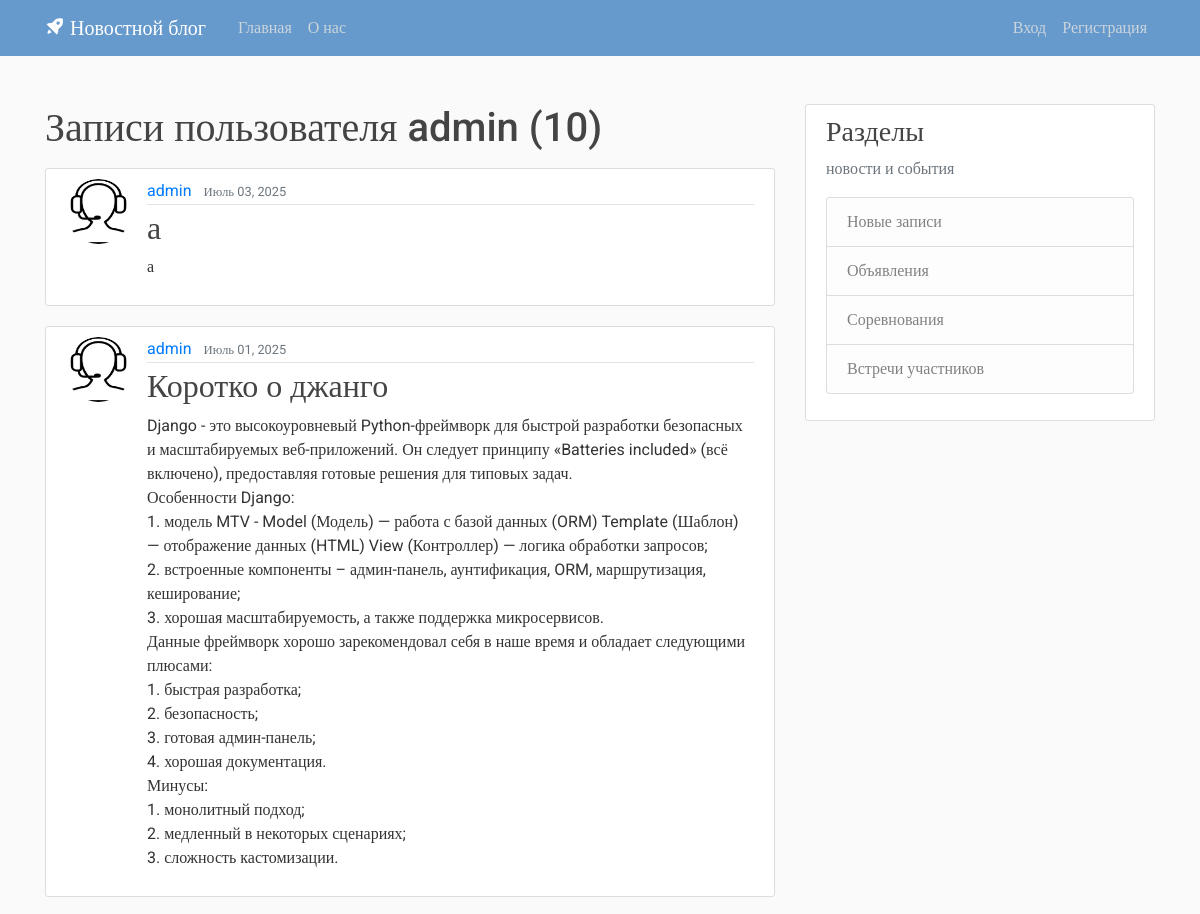
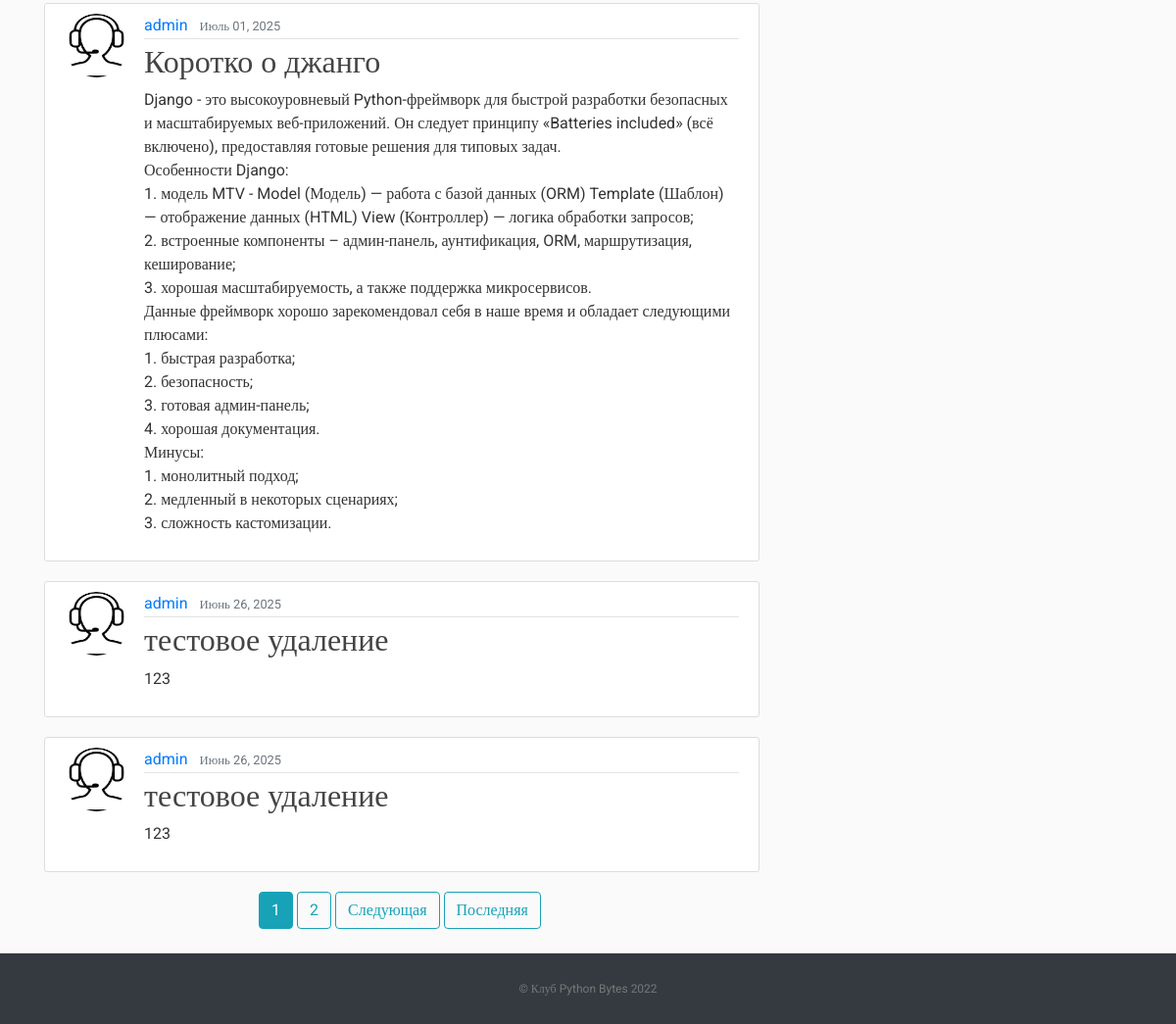
Screenshot of /user/admin with the database file from the repository (2 pictures, top to bottom).
### blog/models.py (models this page shows, shortened)
class Post(models.Model):
    title = models.CharField(max_length=100)
    content = models.TextField()
    date_posted = models.DateTimeField(default=timezone.now)
    author = models.ForeignKey(User, on_delete=models.CASCADE)

### users/models.py (models this page shows, shortened)
class Profile(models.Model):
    user = models.OneToOneField(User, on_delete=models.CASCADE)
    image = models.ImageField(default='default.jpg', upload_to='profile_pics')

### blog/views.py (the view)
# urls.py: path('user/<str:username>', UserPostListView.as_view(), name='user-posts'),
class UserPostListView(ListView):
    model = Post
    template_name = 'blog/user_posts.html'
    context_object_name = 'posts'
    paginate_by = 5
    def get_queryset(self):
        user = get_object_or_404(User, username=self.kwargs.get('username'))
        return Post.objects.filter(author=user).order_by('-date_posted')

### blog/templates/blog/user_posts.html (shortened to what this page needs)
{% extends "blog/base.html" %}
{% block content %}
    <h1 class="mb-3">Записи пользователя {{ view.kwargs.username }} ({{ page_obj.paginator.count }})</h1>
    {% for post in posts %}
        <article class="media content-section">
          <img class="rounded-circle article-img" src="{{ post.author.profile.image.url }}">
          <div class="media-body">
            <div class="article-metadata">
              <a class="mr-2" href="{% url 'user-posts' post.author.username %}">{{ post.author }}</a>
              <small class="text-muted">{{ post.date_posted|date:"F d, Y" }}</small>
            </div>
            <h2><a class="article-title" href="{% url 'post-detail' post.id %}">{{ post.title }}</a></h2>
            <p class="article-content">{{ post.content }}</p>
          </div>
        </article>
    {% endfor %}
    <div class="pagination justify-content-center">
    {% if is_paginated %}
      {% for num in page_obj.paginator.page_range %}
        {% if page_obj.number == num %}
          <a class="btn btn-info mb-4 mr-1" href="?page={{ num }}">{{ num }}</a>
        {% elif num > page_obj.number|add:'-3' and num < page_obj.number|add:'3' %}
          <a class="btn btn-outline-info mb-4 mr-1" href="?page={{ num }}">{{ num }}</a>
        {% endif %}
      {% endfor %}
      {% if page_obj.has_next %}
        <a class="btn btn-outline-info mb-4 mr-1" href="?page={{ page_obj.next_page_number }}">Следующая</a>
        <a class="btn btn-outline-info mb-4 mr-1" href="?page={{ page_obj.paginator.num_pages }}">Последняя</a>
      {% endif %}
    {% endif %}
  </div>
{% endblock content %}

### blog/static/blog/main.css (style rules this page uses)
﻿body, html { width:100%; height:100% }
body { margin:0; padding:0; background: #fafafa; color: #333333; margin-top: 5rem; font-family:Roboto; }
h1, h2, h3, h4, h5, h6 { color: #444444; }
.content-section { background: #ffffff; padding: 10px 20px; border: 1px solid #dddddd; border-radius: 3px; margin-bottom: 20px; }
.article-title { color: #444444; }
.article-content { white-space: pre-line; }
.article-img { height: 65px; width: 65px; margin-right: 16px; }
.article-metadata { padding-bottom: 1px; margin-bottom: 4px; border-bottom: 1px solid #e3e3e3 }

### rows the page displays
Post: author.profile.image (picture), author "admin", date_posted "Июль 03, 2025", title "а", content "а"
Post: author.profile.image (picture), author "admin", date_posted "Июль 01, 2025", title "Коротко о джанго", content "Django - это высокоуровневый Python-фреймворк для быстрой разработки безопасных и масштабируемых веб-приложений. Он следует принципу «Batteries included» (всё включено), предоставляя готовые решения для типовых задач. Особенности Django: 1. модель MTV - Model (Модель) — работа с базой данных (ORM) Template (Шаблон) — отображение данных (HTML) View (Контроллер) — логика обработки запросов; 2. встроенные компоненты – админ-панель, аунтификация, ORM, маршрутизация, кеширование; 3. хорошая масштабируемость, а также поддержка микросервисов. Данные фреймворк хорошо зарекомендовал себя в наше время и обладает следующими плюсами: 1. быстрая разработка; 2. безопасность; 3. готовая админ-панель; 4.…"
Post: author.profile.image (picture), author "admin", date_posted "Июль 01, 2025", title "Коротко о джанго", content "Django - это высокоуровневый Python-фреймворк для быстрой разработки безопасных и масштабируемых веб-приложений. Он следует принципу «Batteries included» (всё включено), предоставляя готовые решения для типовых задач. Особенности Django: 1. модель MTV - Model (Модель) — работа с базой данных (ORM) Template (Шаблон) — отображение данных (HTML) View (Контроллер) — логика обработки запросов; 2. встроенные компоненты – админ-панель, аунтификация, ORM, маршрутизация, кеширование; 3. хорошая масштабируемость, а также поддержка микросервисов. Данные фреймворк хорошо зарекомендовал себя в наше время и обладает следующими плюсами: 1. быстрая разработка; 2. безопасность; 3. готовая админ-панель; 4.…"
Post: author.profile.image (picture), author "admin", date_posted "Июнь 26, 2025", title "тестовое удаление", content "123"
Post: author.profile.image (picture), author "admin", date_posted "Июнь 26, 2025", title "тестовое удаление", content "123"

### other values shown
{{ view.kwargs.username }} "admin"
{{ page_obj.paginator.count }} "10"
{{ num }} "1"
{{ num }} "2"
